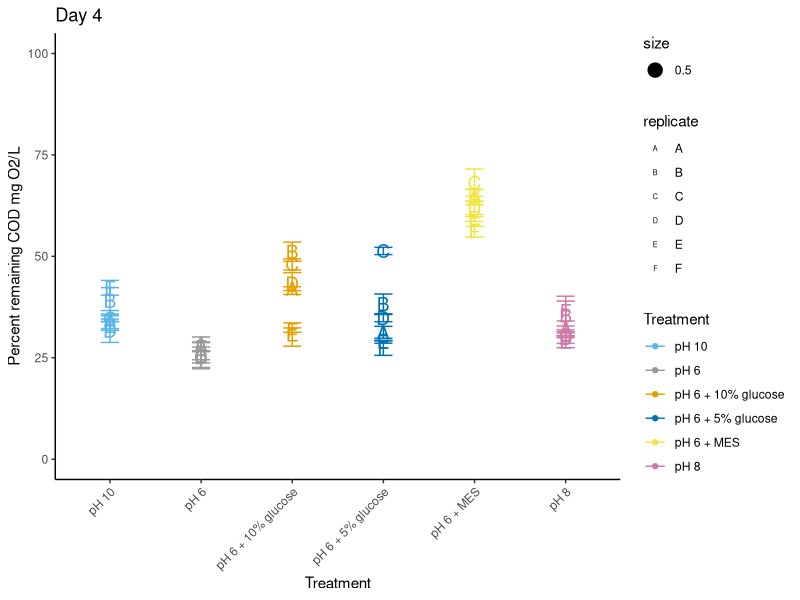

Generate this figure with R:
## ---- chunk 1
knitr::opts_chunk$set(echo = TRUE)
## ---- chunk 2
#Donny Hoang
#3.20.2020
#Graphing COD data

## if the packages are not installed, use these commands to install them
#install.packages('ggpubr')
#install.packages('ggplot2')
#install.packages('dplyr')
#install.packages('reshape2')
library(ggplot2)
library(ggpubr)
library(dplyr)
library(reshape2)


data<-read.csv("COD_day4_percent.csv",header=TRUE)

## ---- chunk 3
head(data)
summary(data)
## ---- chunk 4
data<-melt(data,id=c("Sample","Treatment","replicate","day"))

head(data) ## take a peak at the new data
## ---- chunk 5
data<-data %>%
  group_by(Treatment,replicate) %>%
  summarise(count=n(),
            mean=mean(value),
            sd=sd(value))

head(data) #take a peak at the data
## ---- chunk 6
shapeorder<-c(65,66,67,68,69,70) #Remember this from code from last time?
palette <-c( "#56B4E9", "#999999","#E69F00","#0072B2", "#F0E442","#CC79A7") #similar to the code above, but this specifies a color palette. I chose those colors because they're colorblind friendly. There are other ways to manually set colors, and we will explore them in future lessons.
## ---- chunk 7
plot <-ggplot(data,aes(x=Treatment,y=mean,color=Treatment))+ #initialize the graph
  ylim(0,100) + #set y-axis limits
  geom_point(aes(size=0.5,shape=replicate))+ #add points, make them bigger
  scale_shape_manual(values=shapeorder)+ #specify shapes
  scale_colour_manual(values=palette) + #specify colors
  geom_errorbar(aes(ymin=mean-sd,ymax=mean+sd),width=.2, position=position_dodge(.05))+ #add error bars
  labs(title="Day 4", y = "Percent remaining COD mg O2/L") + #add labels
  theme_classic() + #make it pretty
  theme(axis.text.x=element_text(angle=45,hjust=1)) #rotate x-axis labels so they don't overlap

plot
## ---- chunk 8

## ---- chunk 9

## ---- chunk 10

## ---- chunk 11

## ---- chunk 12

## ---- chunk 13

## ---- chunk 14

